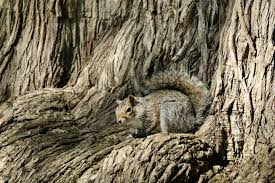
#> input picture training/dataset/images/Camouflage-4.jpg, 275 x 183 px, given in place of Camouflage-4.png, which was not available
$ python boundingbox.py
#> lines starting #> are read from the running program, lines starting #| are printed output that depends on the picture; after the words box and inside, x2 and y2 are one past the last pixel; in counts of white or black regions, pixels touching at a corner belong together; pictures that were not available may be replaced by others from this repository, and a replacement may not be noted
import cv2

mask = cv2.imread("Camouflage-4.png", 0)
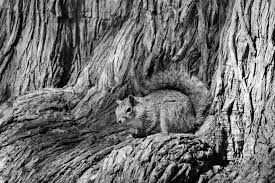
#> mask: shape (183, 275); min 0, max 255, mean 112.3
img = cv2.imread("download.jpg")

# threshold (just to be safe)
_, thresh = cv2.threshold(mask, 127, 255, cv2.THRESH_BINARY)
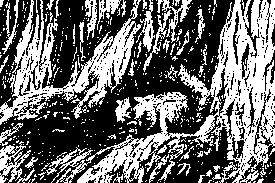
#> thresh: shape (183, 275); 42.5% white; 465 white regions (419 under 20 px)

# find contours
contours, _ = cv2.findContours(thresh, cv2.RETR_EXTERNAL, cv2.CHAIN_APPROX_SIMPLE)
#> contours = 455 contours, 432 with area under 20; largest, box (x1, y1, x2, y2) and area: (56, 0, 275, 183) 11720, (0, 0, 142, 125) 5248, (0, 141, 35, 183) 544, (46, 147, 93, 183) 308, (136, 0, 155, 52) 276

#> (the run stopped early here; a loop or call above may not have finished)

$ run again, with training/dataset/images/Camouflage-1.jpg copied over training/dataset/images/Camouflage-4.jpg
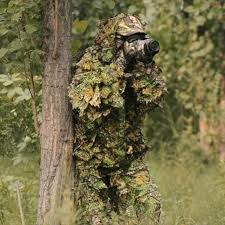
#> input picture training/dataset/images/Camouflage-1.jpg, 225 x 225 px, given in place of Camouflage-4.png, which was not available
#> `mask = cv2.imread("Camouflage-4.png", 0)`:
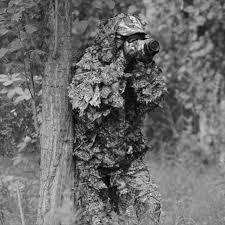
#> mask: shape (225, 225); min 0, max 241, mean 107.7
#> `_, thresh = cv2.threshold(mask, 127, 255, cv2.THRESH_BINARY)`:
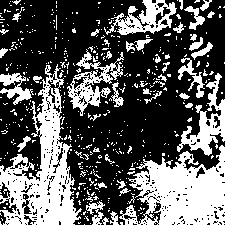
#> thresh: shape (225, 225); 36.3% white; 480 white regions (434 under 20 px)
#> contours = 475 contours, 443 with area under 20; largest, box (x1, y1, x2, y2) and area: (0, 64, 82, 225) 5624, (119, 145, 225, 225) 5180, (67, 49, 124, 116) 1216, (177, 73, 225, 156) 1197, (104, 0, 177, 35) 1174

$ run again, with training/dataset/images/Camouflage-2.jpg copied over training/dataset/images/Camouflage-4.jpg
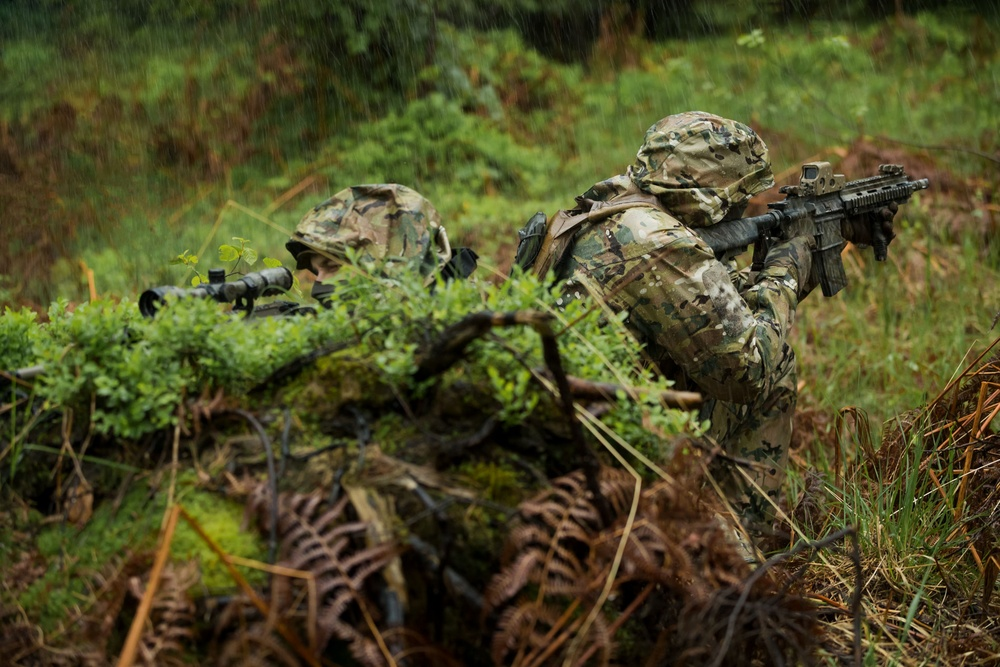
#> input picture training/dataset/images/Camouflage-2.jpg, 1000 x 667 px, shrunk from 1900 x 1267 before the run, given in place of Camouflage-4.png, which was not available
#> `mask = cv2.imread("Camouflage-4.png", 0)`:
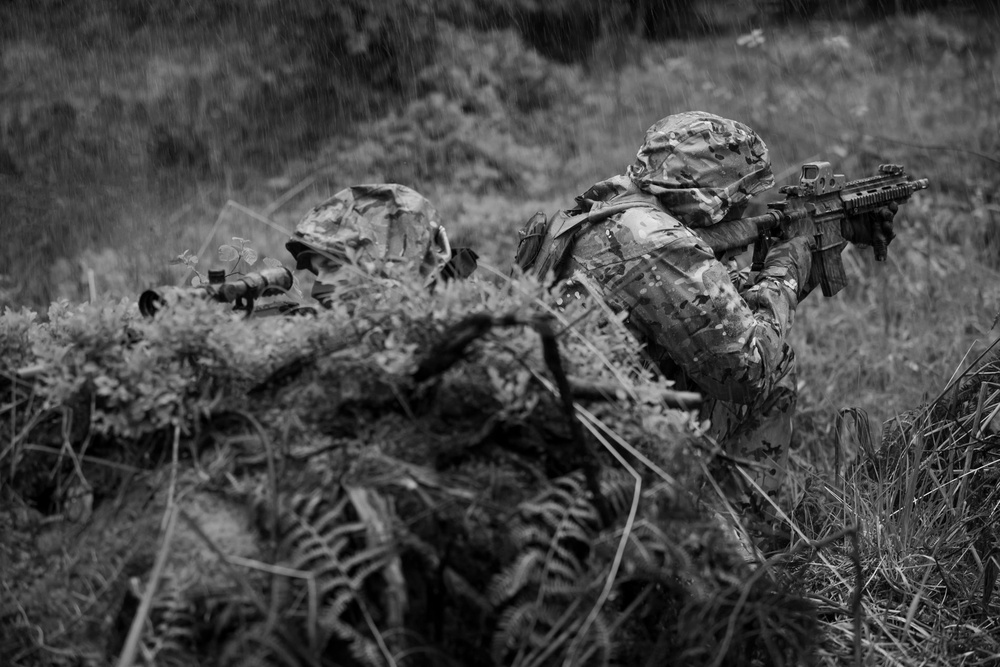
#> mask: shape (667, 1000); min 0, max 244, mean 72.8
#> `_, thresh = cv2.threshold(mask, 127, 255, cv2.THRESH_BINARY)`:
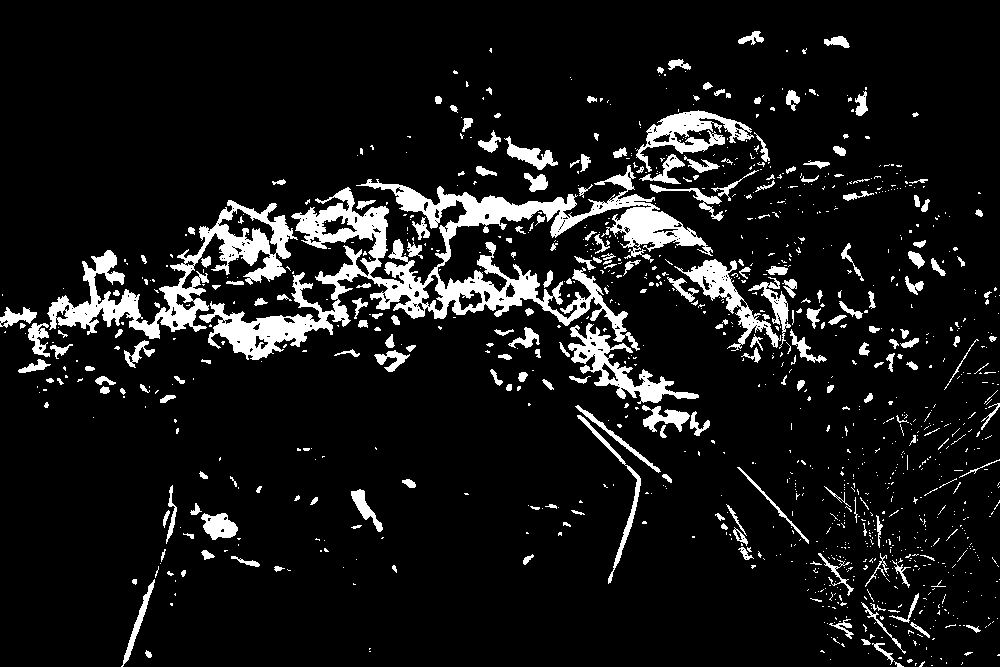
#> thresh: shape (667, 1000); 9.5% white; 1136 white regions (897 under 20 px)
#> contours = 1131 contours, 968 with area under 20; largest, box (x1, y1, x2, y2) and area: (199, 165, 713, 360) 21862, (47, 200, 298, 339) 8676, (568, 323, 699, 404) 2528, (636, 110, 754, 172) 2282, (674, 259, 781, 351) 1972

$ run again, with training/dataset/images/Camouflage-3.jpg copied over training/dataset/images/Camouflage-4.jpg
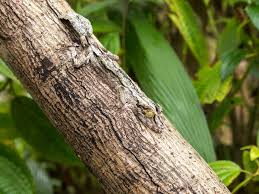
#> input picture training/dataset/images/Camouflage-3.jpg, 259 x 194 px, given in place of Camouflage-4.png, which was not available
#> `mask = cv2.imread("Camouflage-4.png", 0)`:
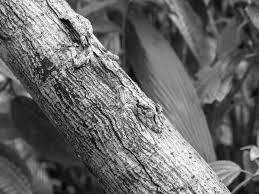
#> mask: shape (194, 259); min 0, max 255, mean 104.5
#> `_, thresh = cv2.threshold(mask, 127, 255, cv2.THRESH_BINARY)`:
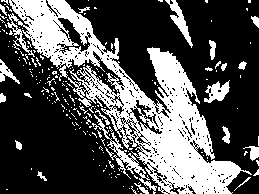
#> thresh: shape (194, 259); 32.7% white; 210 white regions (188 under 20 px)
#> contours = 204 contours, 187 with area under 20; largest, box (x1, y1, x2, y2) and area: (7, 0, 252, 194) 14530, (92, 114, 157, 194) 501, (165, 0, 193, 48) 306, (204, 80, 230, 103) 290, (0, 59, 20, 84) 140
